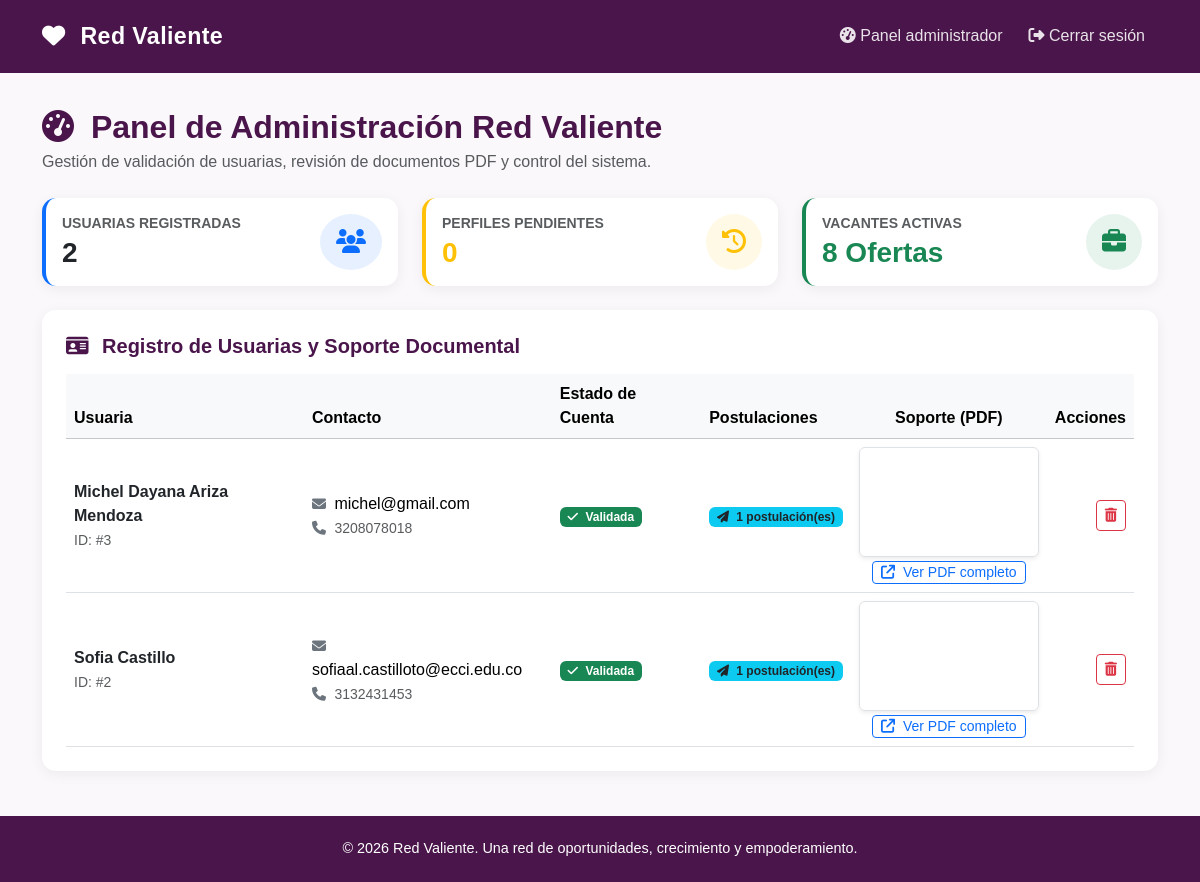
Page /admin (signed in) on the committed database.
### tables this page shows
CREATE TABLE usuarias (
            id INTEGER PRIMARY KEY AUTOINCREMENT,
            nombre TEXT NOT NULL,
            correo TEXT UNIQUE NOT NULL,
            telefono TEXT NOT NULL,
            clave TEXT NOT NULL,
            estado TEXT NOT NULL DEFAULT 'Pendiente',
            pdf_soporte TEXT
        );

### app.py (the view)
@app.route("/admin")
@admin_requerido
def panel_admin():
    conn = get_db_connection()
    usuarias = conn.execute("""
        SELECT
            u.*,
            COUNT(p.id) AS total_postulaciones
        FROM usuarias u
        LEFT JOIN postulaciones p ON p.usuaria_id = u.id
        WHERE u.correo != 'admin@redvaliente.org'
        GROUP BY u.id
        ORDER BY u.id DESC
    """).fetchall()
    total_vacantes = conn.execute("""
        SELECT COUNT(*) AS total
        FROM vacantes
        WHERE activa = 1
    """).fetchone()["total"]
    total_postulaciones = conn.execute("""
        SELECT COUNT(*) AS total
        FROM postulaciones
    """).fetchone()["total"]
    total_inscripciones = conn.execute("""
        SELECT COUNT(*) AS total
        FROM inscripciones
    """).fetchone()["total"]
    vacantes = conn.execute("""
        SELECT * FROM vacantes
        ORDER BY id DESC
    """).fetchall()
    conn.close()
    return render_template(
        "admin.html",
        usuarias=usuarias,
        vacantes=vacantes,
        total_vacantes=total_vacantes,
        total_postulaciones=total_postulaciones,
        total_inscripciones=total_inscripciones
    )

### app.py (called while the page is built)
def get_db_connection():
    conn = sqlite3.connect(DATABASE)
    conn.row_factory = sqlite3.Row
    conn.execute("PRAGMA foreign_keys = ON")
    return conn

def admin_requerido(funcion):
    @wraps(funcion)
    def decorador(*args, **kwargs):
        if (
            session.get("usuario") != "admin@redvaliente.org"
            or session.get("rol") != "admin"
        ):
            flash("No tienes permisos para acceder a esta sección.", "error")
            return redirect(url_for("login"))
        return funcion(*args, **kwargs)
    return decorador

### templates/admin.html (shortened to what this page needs)
{% extends 'base.html' %}
{% block content %}
<div class="d-flex justify-content-between align-items-center mb-4">
    <div>
        <h2 class="fw-bold mb-1" style="color: var(--purple-main);">
            <i class="fa-solid fa-gauge-high me-2"></i>
            Panel de Administración Red Valiente
        </h2>
        <p class="text-muted mb-0">
            Gestión de validación de usuarias, revisión de documentos PDF y control del sistema.
        </p>
    </div>
</div>
<div class="row mb-4">
    <div class="col-md-4 mb-3 mb-md-0">
        <div class="card card-custom p-3 bg-white border-start border-4 border-primary h-100">
            <div class="d-flex justify-content-between align-items-center">
                <div>
                    <h6 class="text-muted fw-semibold small mb-1">
                        USUARIAS REGISTRADAS
                    </h6>
                    <h3 class="mb-0 fw-bold text-dark">
                        {{ usuarias | length }}
                    </h3>
                </div>
                <div class="bg-primary bg-opacity-10 p-3 rounded-circle text-primary">
                    <i class="fa-solid fa-users fa-xl"></i>
                </div>
            </div>
        </div>
    </div>
    <div class="col-md-4 mb-3 mb-md-0">
        <div class="card card-custom p-3 bg-white border-start border-4 border-warning h-100">
            <div class="d-flex justify-content-between align-items-center">
                <div>
                    <h6 class="text-muted fw-semibold small mb-1">
                        PERFILES PENDIENTES
                    </h6>
                    {% set pendientes = usuarias | selectattr('estado', 'equalto', 'Pendiente') | list | length %}
                    <h3 class="mb-0 fw-bold text-warning">
                        {{ pendientes }}
                    </h3>
                </div>
                <div class="bg-warning bg-opacity-10 p-3 rounded-circle text-warning">
                    <i class="fa-solid fa-clock-rotate-left fa-xl"></i>
                </div>
            </div>
        </div>
    </div>
    <div class="col-md-4">
        <div class="card card-custom p-3 bg-white border-start border-4 border-success h-100">
            <div class="d-flex justify-content-between align-items-center">
                <div>
                    <h6 class="text-muted fw-semibold small mb-1">
                        VACANTES ACTIVAS
                    </h6>
                    <h3 class="mb-0 fw-bold text-success">
                        {{ total_vacantes }} Ofertas
                    </h3>
                </div>
                <div class="bg-success bg-opacity-10 p-3 rounded-circle text-success">
                    <i class="fa-solid fa-briefcase fa-xl"></i>
                </div>
            </div>
        </div>
    </div>
</div>
<div class="card card-custom p-4">
    <h5 class="fw-bold mb-3" style="color: var(--purple-main);">
        <i class="fa-solid fa-id-card me-2"></i>
        Registro de Usuarias y Soporte Documental
    </h5>
    <div class="table-responsive">
        <table class="table table-hover align-middle mb-0">
            <thead class="table-light">
                <tr>
                    <th>Usuaria</th>
                    <th>Contacto</th>
                    <th>Estado de Cuenta</th>
                    <th>Postulaciones</th>
                    <th class="text-center">Soporte (PDF)</th>
                    <th class="text-end">Acciones</th>
                </tr>
            </thead>
            <tbody>
                {% for u in usuarias %}
                <tr>
                    <td>
                        <strong class="text-dark">
                            {{ u.nombre }}
                        </strong>
                        <br>
                        <small class="text-muted">
                            ID: #{{ u.id }}
                        </small>
                    </td>
                    <td>
                        <i class="fa-solid fa-envelope me-1 text-secondary small"></i>
                        {{ u.correo }}
                        <br>
                        <i class="fa-solid fa-phone me-1 text-secondary small"></i>
                        <small class="text-muted">
                            {{ u.telefono }}
                        </small>
                    </td>
                    <td>
                        {% if u.estado == 'Validada' %}
                            <span class="badge bg-success">
                                <i class="fa-solid fa-check me-1"></i>
                                Validada
                            </span>
                        {% elif u.estado == 'Rechazada' %}
                            <span class="badge bg-danger">
                                <i class="fa-solid fa-xmark me-1"></i>
                                Rechazada
                            </span>
                        {% else %}
                            <span class="badge bg-warning text-dark">
                                <i class="fa-solid fa-hourglass-half me-1"></i>
                                Pendiente
                            </span>
                        {% endif %}
                    </td>
                    <td>
                        <span class="badge bg-info text-dark">
                            <i class="fa-solid fa-paper-plane me-1"></i>
                            {{ u.total_postulaciones }} postulación(es)
                        </span>
                    </td>
                    <td class="text-center">
                        {% if u.pdf_soporte %}
                            <div class="d-flex flex-column align-items-center">
                                <iframe
                                    src="{{ url_for('static', filename='uploads/' ~ u.pdf_soporte) }}"
                                    width="180"
                                    height="110"
                                    class="border rounded mb-1 shadow-sm">
                                </iframe>
                                <a
                                    href="{{ url_for('static', filename='uploads/' ~ u.pdf_soporte) }}"
                                    target="_blank"
                                    class="btn btn-sm btn-outline-primary py-0 px-2 small">
                                    <i class="fa-solid fa-arrow-up-right-from-square me-1"></i>
                                    Ver PDF completo
                                </a>
                            </div>
                        {% else %}
                            <span class="badge bg-secondary">
                                Sin soporte adjunto
                            </span>
                        {% endif %}
                    </td>
                    <td class="text-end">
                        <div class="d-flex justify-content-end gap-2 flex-wrap">
                            <form
                                action="{{ url_for('eliminar_usuaria', id_usr=u.id) }}"
                                method="POST"
                                onsubmit="return confirm('¿Estás segura de que deseas eliminar esta usuaria? Se borrará su cuenta, postulaciones y soporte PDF.');">
                                <button
                                    type="submit"
                                    class="btn btn-sm btn-outline-danger"
                                    title="Eliminar usuaria">
                                    <i class="fa-solid fa-trash-can"></i>
                                </button>
                            </form>
                        </div>
                    </td>
                </tr>
                {% endfor %}
            </tbody>
        </table>
    </div>
</div>
{% endblock %}

### templates/base.html (style rules this page uses)
:root { --purple-main: #4A154B; --purple-hover: #361037; --purple-light: #F4EAF5; --pink-light: #FCEFF5; --text-dark: #333333; --background: #FAF8FB; }
* { box-sizing: border-box; }
body { font-family: Arial, Helvetica, sans-serif; background-color: var(--background); color: var(--text-dark); min-height: 100vh; display: flex; flex-direction: column; }
.card { border: none; border-radius: 14px; box-shadow: 0 3px 14px rgba(0, 0, 0, 0.06); }

### rows in the picture
usuarias: nombre "Michel Dayana Ariza Mendoza", id "3", correo "michel@gmail.com", telefono "3208078018", estado "Validada" (drawn), total_postulaciones "1"
usuarias: nombre "Sofia Castillo", id "2", correo "sofiaal.castilloto@ecci.edu.co", telefono "3132431453", estado "Validada" (drawn), total_postulaciones "1"

### other values in the picture
{{ usuarias | length }} "2"
{{ pendientes }} "0"
{{ total_vacantes }} "8"
